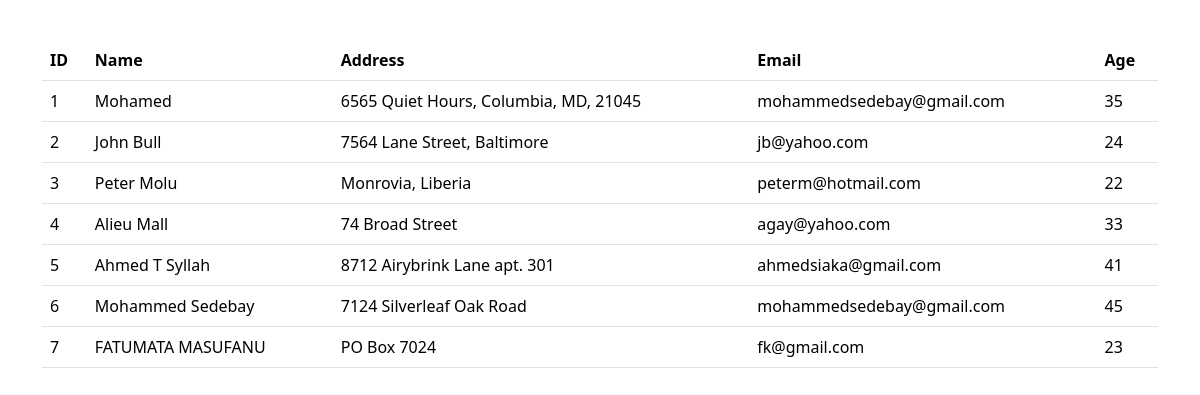
The page /modelapp/stuall/ on the database its author committed.
### modelapp/models.py (models this page shows)
class Student(models.Model):
    name = models.CharField(max_length=20)
    address = models.CharField(max_length=30)
    email = models.CharField(max_length=30)
    age = models.IntegerField()
    class Meta:
        db_table = "tblstudent"

### modelapp/views.py (the view)
# urls.py: path('stuall/', views.student_view),
def student_view(request):
    student_data = Student.objects.all()
    return render(request, 'studentdetails.html', {'student_data': student_data})

### templates/studentdetails.html (shortened to what this page needs)
<!DOCTYPE html>
<html lang="en">
<head>
  <link href="https://cdn.jsdelivr.net/npm/bootstrap@5.3.2/dist/css/bootstrap.min.css" rel="stylesheet">
</head>
<body>
{% if student_data %}
    <br>
    <div class="container mt-3">
    <table class="table table-hover">
    <thead>
    <th>ID</th>
    <th>Name</th>
    <th>Address</th>
    <th>Email</th>
    <th>Age</th>
    </thead>
    {% for m in student_data %}
        <tr>
        <td>{{ m.id }}</td>
        <td>{{ m.name }}</td>
        <td>{{ m.address }}</td>
        <td>{{ m.email }}</td>
        <td>{{ m.age }}</td>
    {% endfor %}
    </tr>
    </table>
    </div>
    {% else %}
    <h1>No Data</h1>
{% endif %}
</body>
</html>

### rows shown on the page
Student: id "1", name "Mohamed", address "6565 Quiet Hours, Columbia, MD, 21045", email "mohammedsedebay@gmail.com", age "35"
Student: id "2", name "John Bull", address "7564 Lane Street, Baltimore", email "jb@yahoo.com", age "24"
Student: id "3", name "Peter Molu", address "Monrovia, Liberia", email "peterm@hotmail.com", age "22"
Student: id "4", name "Alieu Mall", address "74 Broad Street", email "agay@yahoo.com", age "33"
Student: id "5", name "Ahmed T Syllah", address "8712 Airybrink Lane apt. 301", email "ahmedsiaka@gmail.com", age "41"
Student: id "6", name "Mohammed Sedebay", address "7124 Silverleaf Oak Road", email "mohammedsedebay@gmail.com", age "45"
Student: id "7", name "FATUMATA MASUFANU", address "PO Box 7024", email "fk@gmail.com", age "23"
